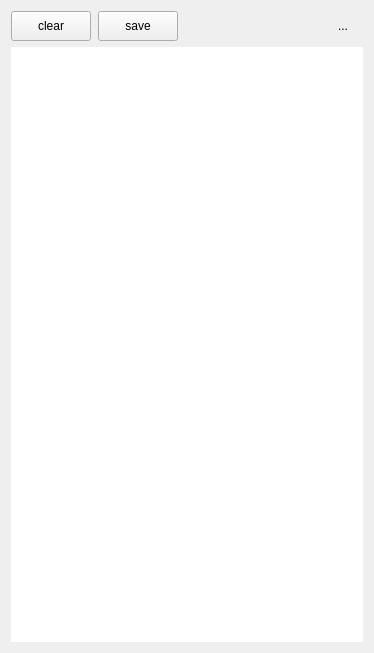
<?xml version="1.0" encoding="UTF-8"?>
<ui version="4.0">
 <class>EasyNotesClass</class>
 <widget class="QWidget" name="EasyNotesClass">
  <property name="geometry">
   <rect>
    <x>0</x>
    <y>0</y>
    <width>374</width>
    <height>653</height>
   </rect>
  </property>
  <property name="windowTitle">
   <string>EasyNotes</string>
  </property>
  <property name="windowIcon">
   <iconset resource="EasyNotes.qrc">
    <normaloff>:/images/icon.png</normaloff>:/images/icon.png</iconset>
  </property>
  <layout class="QVBoxLayout" name="verticalLayout">
   <item>
    <widget class="QWidget" name="widget" native="true">
     <layout class="QHBoxLayout" name="horizontalLayout">
      <property name="spacing">
       <number>7</number>
      </property>
      <property name="leftMargin">
       <number>0</number>
      </property>
      <property name="topMargin">
       <number>0</number>
      </property>
      <property name="rightMargin">
       <number>0</number>
      </property>
      <property name="bottomMargin">
       <number>0</number>
      </property>
      <item>
       <widget class="QToolButton" name="clearButton">
        <property name="minimumSize">
         <size>
          <width>80</width>
          <height>30</height>
         </size>
        </property>
        <property name="styleSheet">
         <string notr="true"/>
        </property>
        <property name="text">
         <string>clear</string>
        </property>
        <property name="icon">
         <iconset resource="EasyNotes.qrc">
          <normaloff>:/images/clear.png</normaloff>:/images/clear.png</iconset>
        </property>
       </widget>
      </item>
      <item>
       <widget class="QToolButton" name="saveButton">
        <property name="minimumSize">
         <size>
          <width>80</width>
          <height>30</height>
         </size>
        </property>
        <property name="text">
         <string>save</string>
        </property>
        <property name="icon">
         <iconset resource="EasyNotes.qrc">
          <normaloff>:/images/save.png</normaloff>:/images/save.png</iconset>
        </property>
       </widget>
      </item>
      <item>
       <spacer name="horizontalSpacer_3">
        <property name="orientation">
         <enum>Qt::Horizontal</enum>
        </property>
        <property name="sizeHint" stdset="0">
         <size>
          <width>40</width>
          <height>20</height>
         </size>
        </property>
       </spacer>
      </item>
      <item>
       <widget class="QToolButton" name="pinButton">
        <property name="minimumSize">
         <size>
          <width>40</width>
          <height>30</height>
         </size>
        </property>
        <property name="text">
         <string>...</string>
        </property>
        <property name="icon">
         <iconset resource="EasyNotes.qrc">
          <normaloff>:/images/固定,图钉.png</normaloff>
          <normalon>:/images/解除固定,图钉.png</normalon>:/images/固定,图钉.png</iconset>
        </property>
        <property name="autoRaise">
         <bool>true</bool>
        </property>
       </widget>
      </item>
     </layout>
    </widget>
   </item>
   <item>
    <widget class="QWidget" name="widget_2" native="true">
     <layout class="QHBoxLayout" name="horizontalLayout_2">
      <property name="leftMargin">
       <number>0</number>
      </property>
      <property name="topMargin">
       <number>0</number>
      </property>
      <property name="rightMargin">
       <number>0</number>
      </property>
      <property name="bottomMargin">
       <number>0</number>
      </property>
      <item>
       <widget class="QTextEdit" name="textEdit">
        <property name="font">
         <font>
          <family>Consolas</family>
          <pointsize>12</pointsize>
         </font>
        </property>
        <property name="frameShape">
         <enum>QFrame::NoFrame</enum>
        </property>
       </widget>
      </item>
     </layout>
    </widget>
   </item>
  </layout>
 </widget>
 <layoutdefault spacing="6" margin="11"/>
 <resources>
  <include location="EasyNotes.qrc"/>
 </resources>
 <connections/>
</ui>
